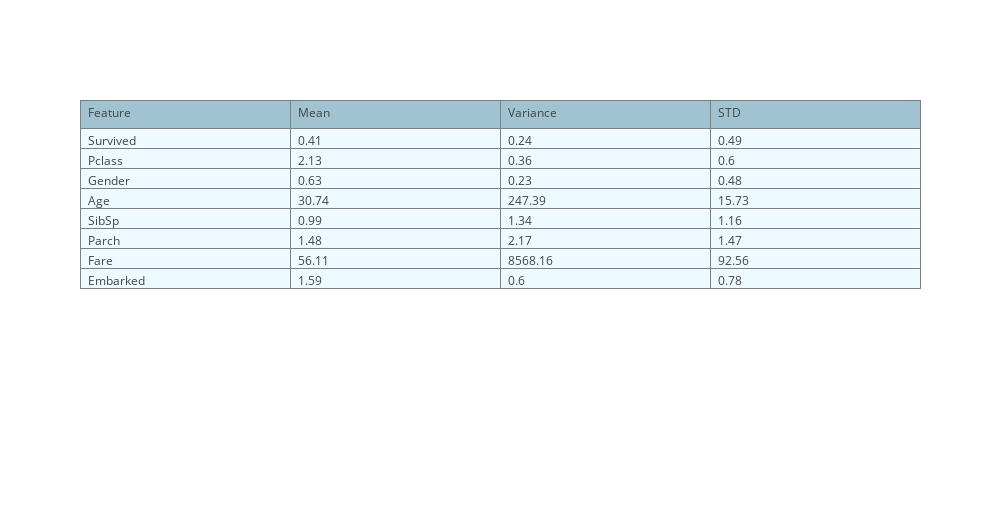

Source (notebook cell):
### Markdown cell above
Below, the means and standard deviations of each feature are shown. Categorical 
features do not have a mean and a standard deviation, since they contain no ordering. Instead, 
the network returns NaN.

### Code cell
descr.means_table(spn, context)

### Figure 1 — Plotly figure (JSON) as saved in the notebook; plotly's stock layout.template omitted (floating-point values rounded to 4 significant figures)
{"data": [{"cells": {"align": ["left", "left", "left", "left", "left"], "fill": {"color": "#EDFAFF"}, "line": {"color": "#7D7F80"}, "values": [["Survived", "Pclass", "Gender", "Age", "SibSp", "Parch", "Fare", "Embarked"], [[0.41], [2.13], [0.63], [30.74], [0.99], [1.48], [56.11], [1.59]], [[0.24], [0.36], [0.23], [247.4], [1.34], [2.17], [8568.0], [0.6]], [[0.49], [0.6], [0.48], [15.73], [1.16], [1.47], [92.56], [0.78]]]}, "header": {"align": ["left", "left", "left", "left", "left"], "fill": {"color": "#a1c3d1"}, "line": {"color": "#7D7F80"}, "values": ["Feature", "Mean", "Variance", "STD"]}, "type": "table"}], "layout": {"height": 520, "width": 1000}}
